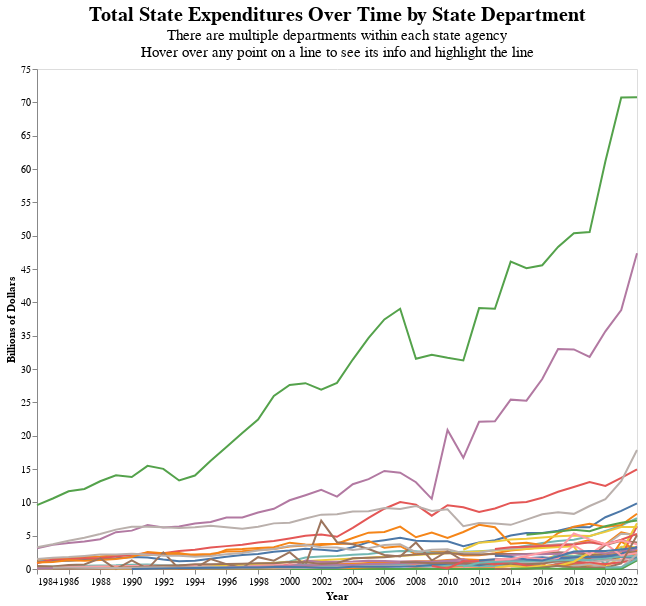

The code cell stored with this chart in its notebook:
### Code cell
dept_grouped = df_non_federal.groupby(['Fiscal Year', 'Department', 'Year'])['Amount'].sum().reset_index()

dept_grouped['yaxis'] = dept_grouped['Amount']/1000000000



# Filter data_long to include only the top 40 departments from 2022
dept_filtered = dept_grouped[dept_grouped['Department'].isin(top_departments)]

dept_data = alt.Data(values=dept_filtered.to_dict(orient='records'))


# Line Chart
line = alt.Chart(dept_data).mark_line(point=True).encode(
    x=alt.X('Fiscal Year:T', title = 'Year',  axis=alt.Axis(grid=False)),
    y=alt.Y('yaxis:Q', title='Billions of Dollars',  axis=alt.Axis(grid=False), scale=alt.Scale(domain=(0, 75))),
    color=alt.Color('Department:N', legend = None),
    tooltip=[
            alt.Tooltip('Department:N', title='State Department'),
            alt.Tooltip('Year:O', title='Year'),
            alt.Tooltip('Amount:Q', title='Amount', format='$,.2f')
        ]
)

#make a selection that will highlight individual lines based on the country name for the point that the mouse is nearest to   
highlight = alt.selection(type='single', on='mouseover',
                      fields=['Department'], nearest=True)

#mark the invisible points adding the highlight selection that determines which field to highlight based on mouseover proximity
points1 = line.mark_circle().encode(
opacity=alt.value(0)
).add_selection(
highlight
)

#line chart that increases the size of the lines of the base line chart based on the condition of whether the mouse is closest
#to a point on the highlight selection being used on the points
lines = line.mark_line().encode(
size=alt.condition(highlight, alt.value(2), alt.value(.3))
)


#layer the points and lines charts and add the dropdown selection that filters the data accordingly
totalexpenditures = alt.layer(
    points1, lines).properties(
        title = alt.TitleParams(
            text= ("Total State Expenditures Over Time by State Department"),
            subtitle= ("There are multiple departments within each state agency",
                       "Hover over any point on a line to see its info and highlight the line"),
            fontSize = 20,
            subtitleFontSize= 15),
    width=600,
    height=500,)

totalexpenditures

# .properties(
#     width=700,
#     height=400,
#     title='Total Expenditures Over Time by State Agency (Excluding Federal Funds)'
# )
# line_chart.interactive()

### Figure 1 — Vega-Lite specification as saved in the notebook (floating-point values rounded to 4 significant figures; data arrays with more than 128 entries replaced by an {"elided": "..."} marker saying what was removed)
{"usermeta": {"embedOptions": {"theme": "fivethirtyeight"}}, "config": {"view": {"continuousWidth": 400, "continuousHeight": 300}}, "layer": [{"mark": "circle", "encoding": {"color": {"field": "Department", "legend": null, "type": "nominal"}, "opacity": {"value": 0}, "tooltip": [{"field": "Department", "title": "State Department", "type": "nominal"}, {"field": "Year", "title": "Year", "type": "ordinal"}, {"field": "Amount", "format": "$,.2f", "title": "Amount", "type": "quantitative"}], "x": {"axis": {"grid": false}, "field": "Fiscal Year", "title": "Year", "type": "temporal"}, "y": {"axis": {"grid": false}, "field": "yaxis", "scale": {"domain": [0, 75]}, "title": "Billions of Dollars", "type": "quantitative"}}, "selection": {"selector001": {"type": "single", "on": "mouseover", "fields": ["Department"], "nearest": true}}}, {"mark": "line", "encoding": {"color": {"field": "Department", "legend": null, "type": "nominal"}, "size": {"condition": {"value": 2, "selection": "selector001"}, "value": 0.3}, "tooltip": [{"field": "Department", "title": "State Department", "type": "nominal"}, {"field": "Year", "title": "Year", "type": "ordinal"}, {"field": "Amount", "format": "$,.2f", "title": "Amount", "type": "quantitative"}], "x": {"axis": {"grid": false}, "field": "Fiscal Year", "title": "Year", "type": "temporal"}, "y": {"axis": {"grid": false}, "field": "yaxis", "scale": {"domain": [0, 75]}, "title": "Billions of Dollars", "type": "quantitative"}}}], "data": {"values": {"elided": "1061 records"}}, "height": 500, "title": {"text": "Total State Expenditures Over Time by State Department", "fontSize": 20, "subtitle": ["There are multiple departments within each state agency", "Hover over any point on a line to see its info and highlight the line"], "subtitleFontSize": 15}, "width": 600, "$schema": "https://vega.github.io/schema/vega-lite/v4.17.0.json"}
